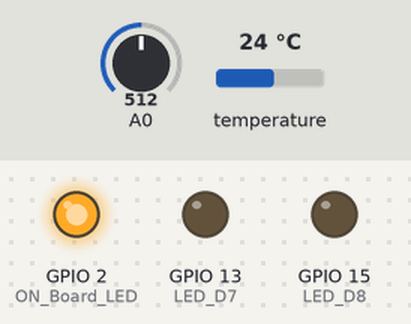
Bench run of a sketch on a simulated ESP8266 (NodeMCU). Parts: output pins drawn as LEDs (lit = HIGH). The test bench sets the inputs (shaded band); at power-on: A0 = 512, temperature 24 °C. WiFi joins after 1.5 s; servers stay silent unless stated; uploads are accepted with an empty reply; what the sketch prints to the serial monitor is not drawn.

Above: at 4.6 s.
At 7.7 s:
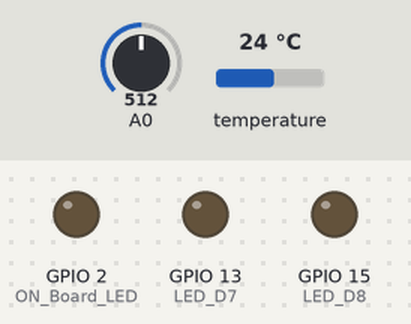
Timing chart, 0 to 17.7 s (numbered marks = the images above):
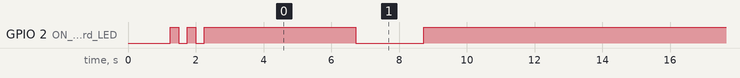

The sketch:

GET_INSERTXAMPP.ino
```cpp
#include <ESP8266WiFi.h>
#include <WiFiClient.h>
#include <ESP8266HTTPClient.h>
#include <LM75A.h>

//Temp Sensor
LM75A lm75a_sensor/*(false, //A0 LM75A pin state
                   false, //A1 LM75A pin state
                   false, //A2 LM75A pin state)*/; // Create I2C LM75A instance

//LED
#define ON_Board_LED 2  //--> Defining an On Board LED (GPIO2 = D4), used for indicators when the process of connecting to a wifi router
#define LED_D8 15 //--> Defines an LED Pin. D8 = GPIO15
#define LED_D7 13 //--> Defines an LED Pin. D7 = GPIO13

String tempDB, humidityDB, postData ,amountDB ,sumDB, postData1;


//SSID and Password of your WiFi router.
const char* ssid = ""; //--> Your wifi name or SSID.
const char* password = ""; //--> Your wifi password.


//Web Server address / IPv4
const char *host = "IPv4 Address";
//----------------------------------------
  float previous_time=0;
  float current_time=0;
  int seconds=0;
  float sum=0;
  int flag=1;

void setup() {
  // put your setup code here, to run once:
  Serial.begin(115200);
  pinMode(A0, INPUT);
  delay(1000);

  WiFi.mode(WIFI_STA);
  WiFi.begin(ssid, password); //--> Connect to your WiFi router
  Serial.println("");

  pinMode(ON_Board_LED, OUTPUT); //--> On Board LED port Direction output
  digitalWrite(ON_Board_LED, HIGH); //--> Turn off Led On Board

  pinMode(LED_D8, OUTPUT); //--> LED port Direction output
  digitalWrite(LED_D8, LOW); //--> Turn off Led

  pinMode(LED_D7, OUTPUT); //--> LED port Direction output
  digitalWrite(LED_D7, LOW); //--> Turn off Led

  //----------------------------------------Wait for connection
  Serial.print("Connecting");
  while (WiFi.status() != WL_CONNECTED) {
    Serial.print(".");
    //----------------------------------------Make the On Board Flashing LED on the process of connecting to the wifi router.
    digitalWrite(ON_Board_LED, LOW);
    delay(250);
    digitalWrite(ON_Board_LED, HIGH);
    delay(250);
    //----------------------------------------
  }
  //----------------------------------------
  digitalWrite(ON_Board_LED, HIGH); //--> Turn off the On Board LED when it is connected to the wifi router.
  //----------------------------------------If successfully connected to the wifi router, the IP Address that will be visited is displayed in the serial monitor
  Serial.println("");
  Serial.print("Successfully connected to : ");
  Serial.println(ssid);
  Serial.print("IP address: ");
  Serial.println(WiFi.localIP());
  Serial.println();
  //----------------------------------------
}

void loop() {
  // INSERT DATA TO SQL
  int humidity = analogRead(A0); //take a sample
  int humidityP = 0;
  humidityP = map(humidity, 1024, 0, 0, 100);
  float temperature = lm75a_sensor.getTemperatureInDegrees();
  Serial.print(temperature);
  delay(2000);


  HTTPClient http;    // http object of clas HTTPClient

  // Convert integer variables to string
  tempDB     = String(temperature);
  humidityDB = String(humidityP);

  postData = "tempDB=" + tempDB + "&humidityDB=" + humidityDB;

  http.begin("http://IPv4 Address/greenhouseproject/dbwrite.php");              // Connect to host where MySQL databse is hosted
  http.addHeader("Content-Type", "application/x-www-form-urlencoded");

  int httpCode = http.POST(postData);   // Send POST request to php file and store server response code in variable named httpCode
  Serial.println("Values are, tempDB = " + tempDB + " and humidityDB = " + humidityDB );

  // if connection eatablished then do this
  if (httpCode == 200) {
    Serial.println("Values uploaded successfully."); Serial.println(httpCode);
    String webpage = http.getString();    // Get html webpage output and store it in a string
    Serial.println(webpage + "\n");

  }

  // if failed to connect then return and restart

  else {
    Serial.println(httpCode);
    Serial.println("Failed to upload values. \n");
    http.end();
    return;
  }
  delay(2000);
  digitalWrite(LED_BUILTIN, LOW);
  delay(2000);
  digitalWrite(LED_BUILTIN, HIGH);


  //GET DATA FROM SQL
  //WATER CONTROL
  // put your main code here, to run repeatedly:
  //----------------------------------------Getting Data from MySQL Database
  String GetAddresswater, LinkGetwater, getDatawater;
  int idwater = 0; //--> ID in Database
  GetAddresswater = "/greenhouseproject/getdatawc.php";
  LinkGetwater = host + GetAddresswater; //--> Make a Specify request destination
  getDatawater = "ID=" + String(idwater);
  Serial.println("----------------Connect to Server WATER CONTROL-----------------");
  Serial.println("Get LED Status from Server or Database");
  Serial.print("Request Link : ");
  Serial.println(LinkGetwater);
  http.begin(LinkGetwater); //--> Specify request destination
  http.addHeader("Content-Type", "application/x-www-form-urlencoded");    //Specify content-type header
  int httpCodeGetwater = http.POST(getDatawater); //--> Send the request
  String payloadGetwater = http.getString(); //--> Get the response payload from server
  Serial.print("Response Code : "); //--> If Response Code = 200 means Successful connection, if -1 means connection failed. For more information see here : https://en.wikipedia.org/wiki/List_of_HTTP_status_codes
  Serial.println(httpCodeGetwater); //--> Print HTTP return code
  Serial.print("Returned data from Server : ");
  Serial.println(payloadGetwater); //--> Print request response payload

  if (payloadGetwater == "1" ) {
   digitalWrite(LED_D8, HIGH); //--> Turn off Led
   current_time=millis();
   if((current_time-previous_time)>=1000)
   {seconds++;
   previous_time=current_time;
   Serial.println(seconds);
   flag=1;
    }

  }

  if (payloadGetwater == "0" && flag==1 ) {
   digitalWrite(LED_D8, LOW); //--> Turn off Led
   Serial.println(seconds);
   HTTPClient http;    // http object of clas HTTPClient
  // Convert integer variables to string
  sum = seconds * 0.5;
  amountDB  = String(seconds);
  sumDB  = String(sum);
  Serial.println(sum);
  flag=0;

  postData1 = "amountDB=" + amountDB + "&sumDB=" + sumDB;

  http.begin("http://IPv4 Address/greenhouseproject/dbwritetime.php");              // Connect to host where MySQL databse is hosted
  http.addHeader("Content-Type", "application/x-www-form-urlencoded");

  int httpCode = http.POST(postData1);   // Send POST request to php file and store server response code in variable named httpCode

  // if connection eatablished then do this
  if (httpCode == 200) {
    Serial.println("Values uploaded successfully."); Serial.println(httpCode);
    String webpage = http.getString();    // Get html webpage output and store it in a string
    Serial.println(webpage + "\n");
  }

  // if failed to connect then return and restart

  else {
    Serial.println(httpCode);
    Serial.println("Failed to upload values. \n");
    http.end();
    return;
  }
  seconds=0;
  }

  //NET CONTROL

  String GetAddressnet, LinkGetnet, getDatanet;
  int idnet = 0; //--> ID in Database
  GetAddressnet = "/greenhouseproject/getdatanc.php";
  LinkGetnet = host + GetAddressnet; //--> Make a Specify request destination
  getDatanet = "ID=" + String(idnet);
  Serial.println("----------------Connect to Server NET CONTROL-----------------");
  Serial.println("Get LED Status from Server or Database");
  Serial.print("Request Link : ");
  Serial.println(LinkGetnet);
  http.begin(LinkGetnet); //--> Specify request destination
  http.addHeader("Content-Type", "application/x-www-form-urlencoded");    //Specify content-type header
  int httpCodeGetnet = http.POST(getDatanet); //--> Send the request
  String payloadGetnet = http.getString(); //--> Get the response payload from server
  Serial.print("Response Code : "); //--> If Response Code = 200 means Successful connection, if -1 means connection failed. For more information see here : https://en.wikipedia.org/wiki/List_of_HTTP_status_codes
  Serial.println(httpCodeGetnet); //--> Print HTTP return code
  Serial.print("Returned data from Server : ");
  Serial.println(payloadGetnet); //--> Print request response payload

  if (payloadGetnet == "1" )
  {
    digitalWrite(LED_D7, HIGH); //--> Turn off Led
    }
  if (payloadGetnet == "0" ) {
    digitalWrite(LED_D7, LOW); //--> Turn off Led
  }

    Serial.println("----------------Closing Connection----------------");
  http.end(); //--> Close connection
  Serial.println();
  Serial.println("Please wait 5 seconds for the next connection.");
  Serial.println();
  delay(5000); //--> GET Data at every 5 seconds
}
```

Measured:
- by itself, GPIO 2 (ON_Board_LED): goes LOW 0.25 s, HIGH 0.25 s, LOW 0.25 s, HIGH 4.5 s, 10 × (LOW 2.0 s, HIGH 9.7 s), LOW 2.0 s, then HIGH
